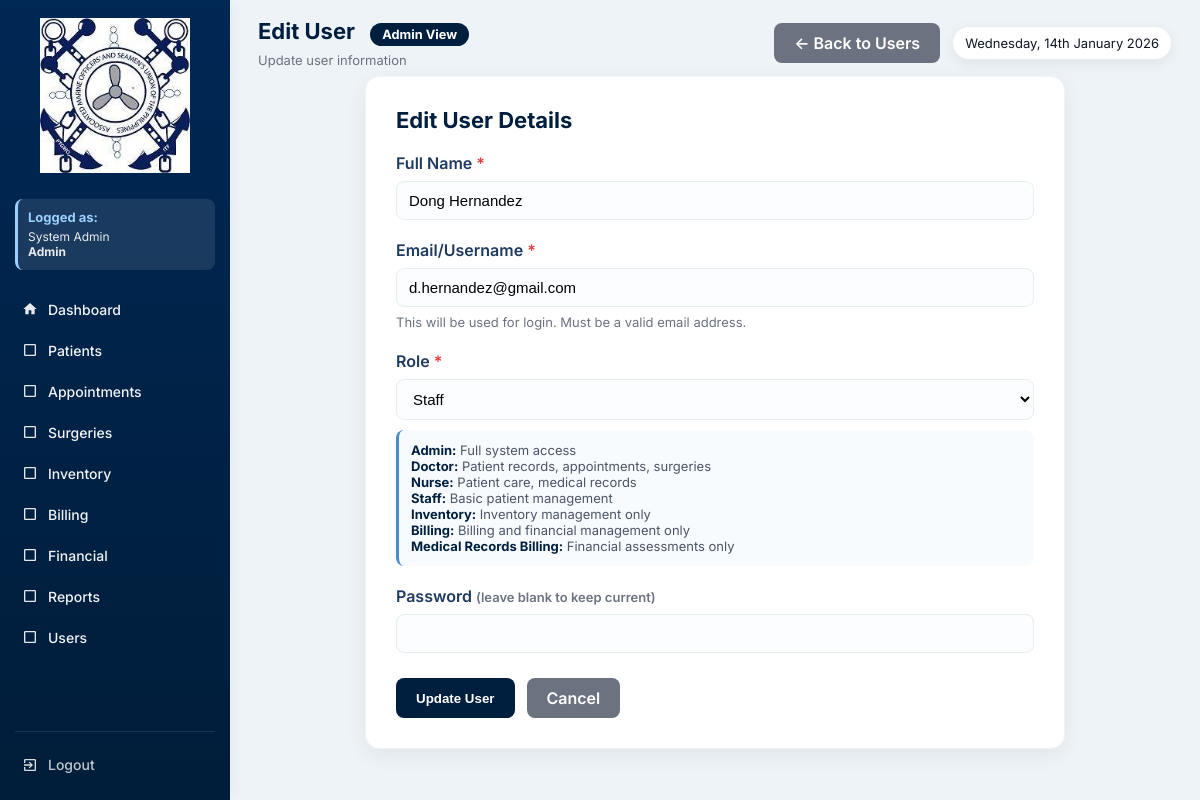
The app's page /user_form.php?id=31 (signed in), older data.
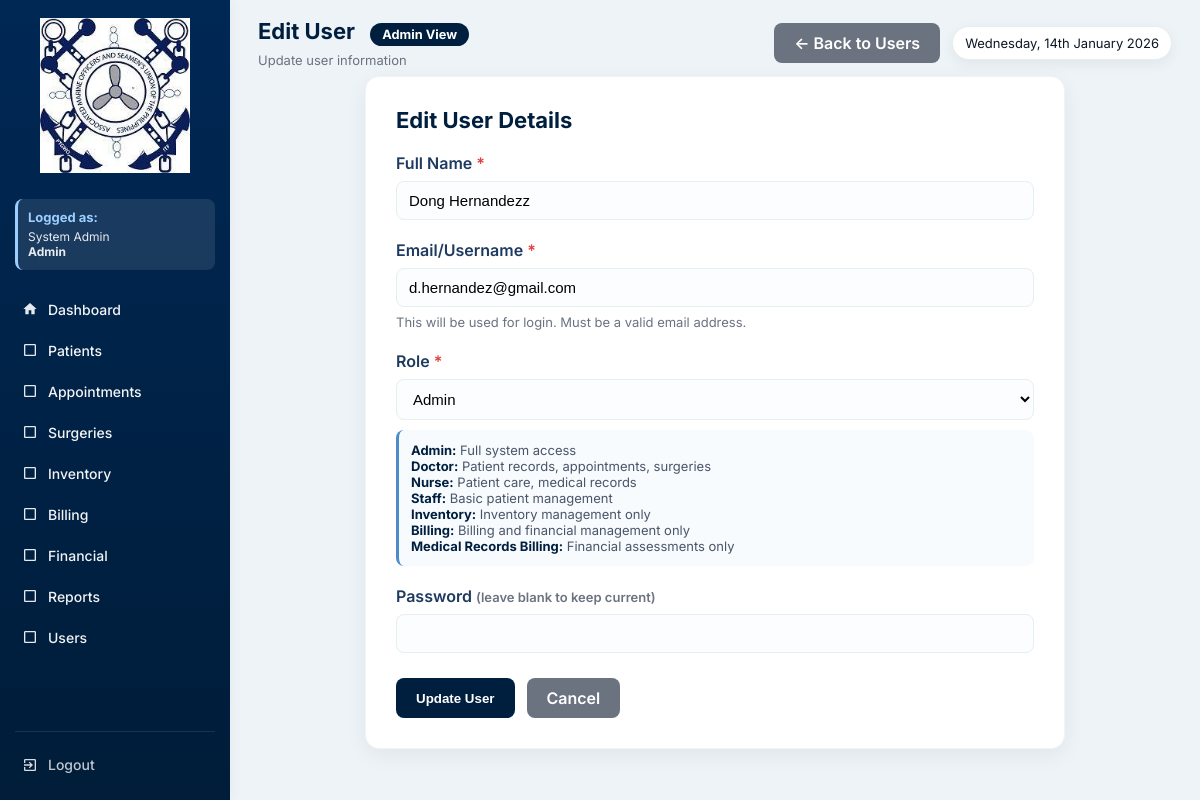
The same page, newer data.
### tables this page shows
CREATE TABLE `users` (
  `id` int(11) NOT NULL,
  `full_name` varchar(150) DEFAULT NULL,
  `username` varchar(100) DEFAULT NULL,
  `password` varchar(255) DEFAULT NULL,
  `role` enum('Admin','Doctor','Nurse','Staff','Inventory','Billing','SocialWorker') NOT NULL,
  `created_at` timestamp NOT NULL DEFAULT current_timestamp(),
  `is_active` tinyint(1) DEFAULT 1,
  `deactivated_at` datetime DEFAULT NULL
);

### functions.php (called while the page is built, shortened)
<?php
function fetchOne($conn, $sql, $types = null, $params = [])
{
    $stmt = $conn->prepare($sql);
    if ($types) {
        $stmt->bind_param($types, ...$params);
    }
    $stmt->execute();
    $res = $stmt->get_result();
    $row = $res->fetch_assoc();
    return $row;
}
function h($s){
    return htmlspecialchars($s, ENT_QUOTES);
}
?>

### user_form.php (the view, shortened to what the changed rows need)
<?php
require 'config.php';
require 'functions.php';
$current_role = $_SESSION['role'] ?? 'Guest';
$id = $full_name = $username = $role = "";
$edit = false;
if (isset($_GET['id'])) {
    $id = (int)$_GET['id'];
    $user = fetchOne($conn, "SELECT * FROM users WHERE id = ?", "i", [$id]);
    if ($user) {
        $edit = true;
        $full_name = $user['full_name'] ?? '';
        $username = $user['username'] ?? '';
        $role = $user['role'] ?? 'Staff';
    }
}
?>
<!DOCTYPE html>
<html lang="en">
<head>
</head>
<body>
  <div class="app">
    <div class="main" id="mainContent">
      <div class="topbar">
        <div class="top-left">
          <h1><?php echo $edit ? "Edit User" : "Add User"; ?>
            <span class="role-badge role-<?php echo strtolower($current_role); ?>">
              <?php echo htmlspecialchars($current_role); ?> View
            </span>
          </h1>
        </div>
      </div>
      <div class="form-container">
        <div class="form-card">
          <form method="POST" class="user-form">
            <div class="form-group">
              <label class="form-label">Full Name <span class="required">*</span></label>
              <input type="text" name="full_name" class="form-input" value="<?php echo h($full_name); ?>" required>
            </div>
            <div class="form-group">
              <label class="form-label">Email/Username <span class="required">*</span></label>
              <input type="email" name="username" class="form-input" value="<?php echo h($username); ?>" required>
              <div class="form-text">This will be used for login. Must be a valid email address.</div>
            </div>
            <div class="form-group">
              <label class="form-label">Role <span class="required">*</span></label>
              <select name="role" class="form-select" required>
                <option value="Admin" <?php if($role=='Admin') echo 'selected'; ?>>Admin</option>
                <option value="Staff" <?php if($role=='Staff') echo 'selected'; ?>>Staff</option>
              </select>
              <div class="form-help">
                <strong>Admin:</strong> Full system access<br>
                <strong>Doctor:</strong> Patient records, appointments, surgeries<br>
                <strong>Nurse:</strong> Patient care, medical records<br>
                <strong>Staff:</strong> Basic patient management<br>
                <strong>Inventory:</strong> Inventory management only<br>
                <strong>Billing:</strong> Billing and financial management only<br>
                <strong>Medical Records Billing:</strong> Financial assessments only
              </div>
            </div>
          </form>
        </div>
      </div>
    </div>
  </div>
</body>
</html>

Row changes from the older to the newer data that the page shows:
changed users "d.hernandez@gmail.com": full_name "Dong Hernandez" → "Dong Hernandezz"; role "Staff" → "Admin"
